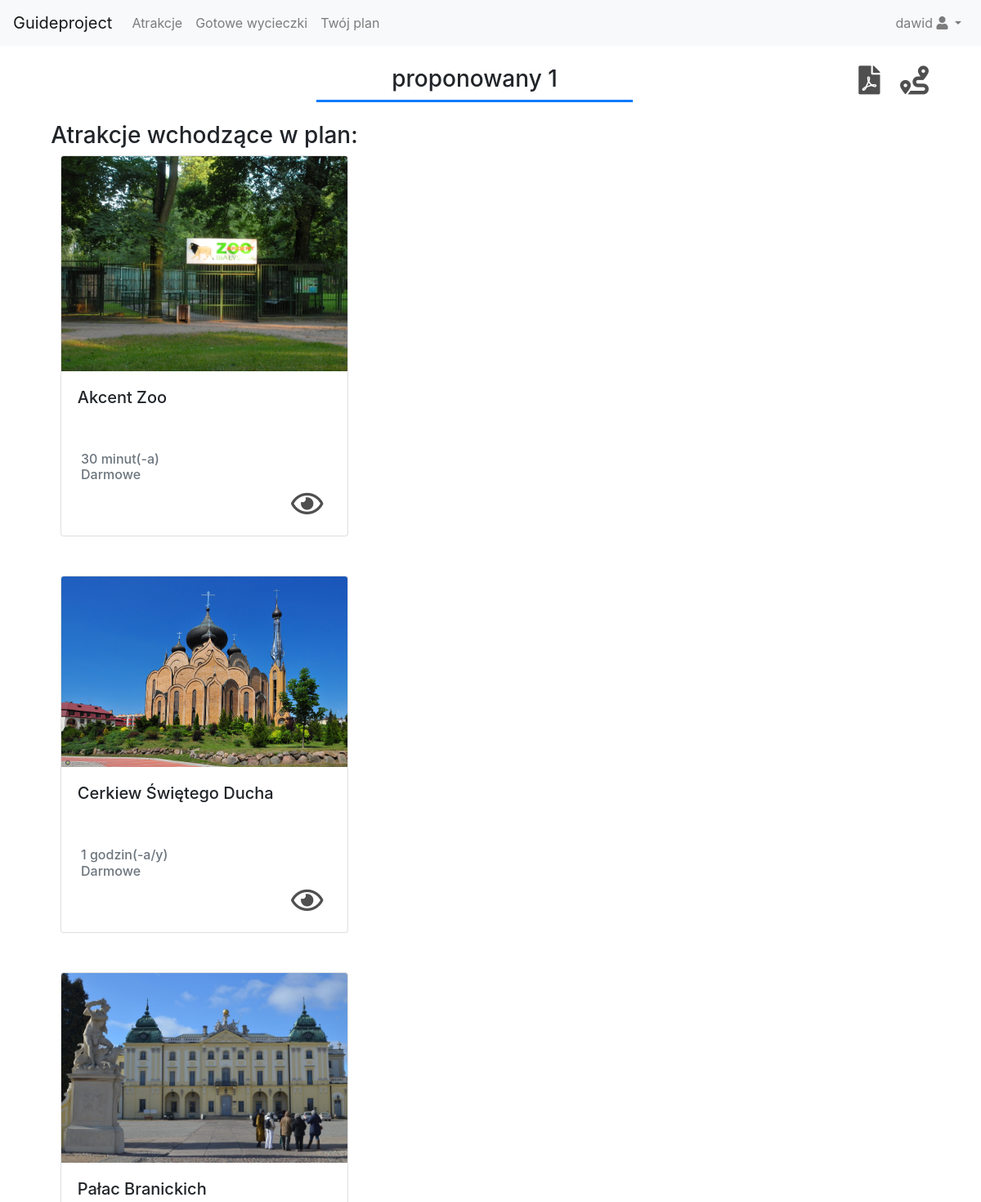
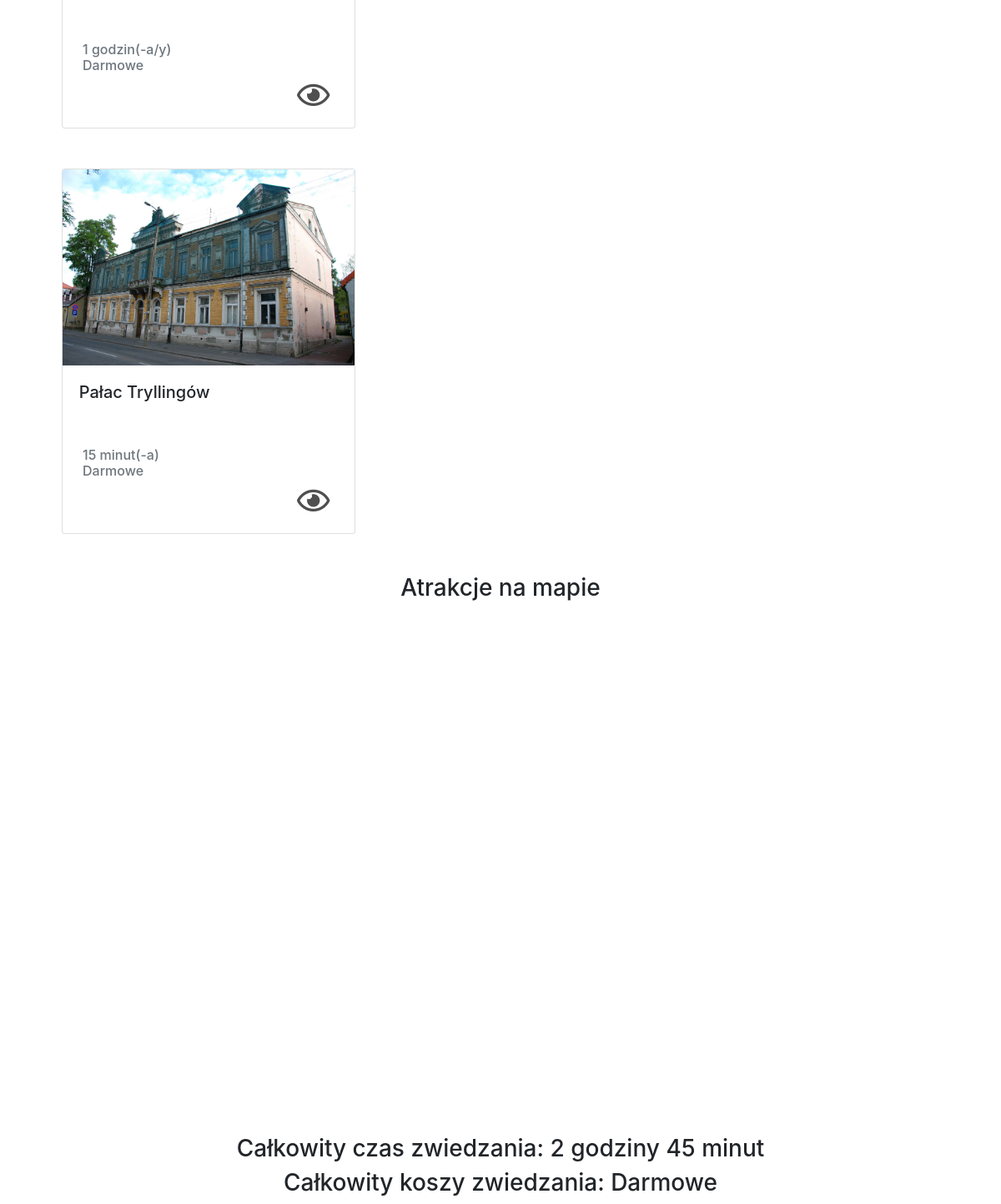
The app's page /guide/tripplan/6 (signed in) with its own data (2 pictures, top to bottom).
### guide/models.py (models this page shows, shortened)
class TripPlan(models.Model):
    name = models.CharField(_("Name"), max_length=150)
    creator = models.ForeignKey("Client", verbose_name=_(
        "Creator"), on_delete=models.CASCADE, null=True, blank=True)
    attractions = models.ManyToManyField(
        "Attraction", verbose_name=_("Attraction list"))
    def getNumberOfAttractions(self):
        return len(self.attractions.all())
    def getTotalTime(self):
        totalTime = 0
        for attraction in self.attractions.all():
            totalTime += attraction.timeNeededToSightsee
        return totalTime
    def getTotalTimeSplit(self):
        totalTime = self.getTotalTime()
        return math.floor(totalTime), round((totalTime-math.floor(totalTime))*60)
    def getTotalCost(self):
        totalPrice = 0
        for attraction in self.attractions.all():
            totalPrice += attraction.ticketCost
        return totalPrice
    def getFormattedCost(self):
        totalTime = self.getTotalCost()
        if totalTime == 0:
            return 'Darmowe'
        else:
            return f'{totalTime} zł'
    class Meta:
        ordering = ['name']

class Attraction(models.Model):
    name = models.CharField(_("Name"),
                            max_length=200, help_text="Enter attraction's name.")
    description = models.TextField(max_length=500)
    categories = models.ManyToManyField(
        "Category")
    localization = models.ForeignKey(
        "Localization", verbose_name=_("Address"), on_delete=models.CASCADE, null=True, blank=True)
    timeNeededToSightsee = models.FloatField(
        _("Time neede to sightsee (in hours)"))
    ticketCost = models.FloatField(
        _("Ticket's cost"), default=0)
    def display_category(self):
        """Create a string for the Category. This is required to display category in Admin."""
        return ', '.join(category.name for category in self.categories.all())
    def getTimeAsFormattedString(self):
        hours = int(self.timeNeededToSightsee)
        minutes = int((self.timeNeededToSightsee % 1)*60)
        result = ''
        if hours:
            result += str(hours) + ' godzin(-a/y) '
        if minutes:
            result += str(minutes) + ' minut(-a)'
        return result
    def getFormattedCost(self):
        if self.ticketCost == 0:
            return 'Darmowe'
        else:
            return f'{str(self.ticketCost)} zł'
    display_category.short_description = 'Category'
    class Meta:
        ordering = ['name']

### guide/views.py (the view)
# urls.py: path('tripplan/<int:pk>', views.TripPlanDetailView.as_view(),
class TripPlanDetailView(DetailView):
    model = TripPlan
    def get_context_data(self, **kwargs):
        context = super().get_context_data(**kwargs)
        attractionLocalizations = extractInfo(self.object.attractions.all())
        context["attractionLocalizations"] = attractionLocalizations
        hours, minutes = self.object.getTotalTimeSplit()
        context['hours'] = hours
        context['minutes'] = minutes
        context['form'] = SignUpForm
        if self.request.user.is_authenticated and self.object.creator:
            if self.object.creator.pk == self.request.user.pk:
                availableAttractions = Attraction.objects.exclude(
                    pk__in=self.object.attractions.values_list('pk'))
                context['availableAttractions'] = availableAttractions
                context['changeNameForm'] = ChangeTripPlanNameForm
        return context

### guide/views.py (called while the page is built, shortened)
def extractInfo(attractionList):
    formattedInfo = []
    try:
        for attraction in attractionList:
            formattedInfo.append({'name': attraction.name,
                                  'lat-lng': {'lat': attraction.localization.lattitude, 'lng': attraction.localization.longitude}})
        return formattedInfo
    except:
        pass

### guide/templates/guide/tripplan_detail.html (shortened to what this page needs)
{% extends "base.html" %}
{% block content %}
{% load static %}
<div class="container-fluid">
    <div class="row mt-4 mr-4">
        <div class="col-4 text-right">
        </div>
        <div class="col-4 text-center border-bottom border-primary border-3">
        <h3>{{tripplan.name}}</h3>
        </div>
        <div class="col-4 text-right">
            <a class="icon-wrapper" href="{% url 'pdf' tripplan.pk %}"><i class="fas fa-file-pdf"></i></a>
            {% if tripplan.getNumberOfAttractions > 1 %}
                 <a href="#" class="icon-wrapper" data-toggle="modal" data-target="#route">
                 <i class="fas fa-route route"></i>
                 </a>
                 {% endif %}
        </div>
    </div>
    <div class="row mt-4">
        <div class="col-5 text-center">
            <h3>Atrakcje wchodzące w plan:</h3>
                <div class="listing-block ">
                    {% for attraction in tripplan.attractions.all %}
                        <div class="card w-75 text-left mb-5 mx-auto">
                            <img class="card-img-top" src="{% static "images/" %}{{attraction.name}}.jpeg" alt="{{attraction.name}}">
                                <div class="card-body">
                                    <h5 class="card-title pb-5">{{attraction.name}}</h5>
                                    <h6 class="card-subtitle mb-2 text-muted">
                                         {{attraction.getTimeAsFormattedString}}<br>
                                         {{attraction.getFormattedCost}}
                                    </h6>
                                        <p class="card-text text-right">
                                            <a class="icon-wrapper" href="{% url 'attraction-detail' attraction.pk %}">
                                                <i class="far fa-eye"></i>
                                            </a>
                                        </p>
                                </div>
                        </div>
                    {% endfor %}
                </div>
      </div>
      <div class="col text-center">
            <h3 id="mapTitle">Atrakcje na mapie</h3>
            <div id="map"></div>
            <h3>Całkowity czas zwiedzania: <span id="totalTime_hours">{{hours}}</span> godziny
            <span id="totalTime_minutes">{{minutes}}</span> minut</h3>
        <h3>Całkowity koszy zwiedzania: {{tripplan.getFormattedCost}}<h3>
      </div>
      </div>
         </div>
{% endblock content %}

### templates/base.html (shortened to what this page needs)
<!DOCTYPE html PUBLIC "-//W3C//DTD XHTML 1.0 Transitional//EN"
 "http://www.w3.org/TR/xhtml1/DTD/xhtml1-transitional.dtd">
<html xmlns="http://www.w3.org/1999/xhtml" xml:lang="en" lang="en">
<head>
    {% load static %}
    <link rel="stylesheet" href="https://stackpath.bootstrapcdn.com/bootstrap/4.3.1/css/bootstrap.min.css">
    <link rel="stylesheet" href="https://cdnjs.cloudflare.com/ajax/libs/font-awesome/5.8.2/css/all.min.css">
</head>
<body>
<div class="banner" >
    <nav class="navbar navbar-expand-lg navbar-light bg-light">
        <a class="navbar-brand" href="{% url 'home' %}">Guideproject</a>
        <div class="collapse navbar-collapse" id="navbarNav" >
            <ul class="navbar-nav mr-auto">
                <li class="nav-item">
                    {% block attractions_link %}
                        <a class="nav-link" href="{% url 'attractions' %}">Atrakcje</a>
                    {% endblock attractions_link %}
                </li>
                <li class="nav-item">
                    {% block tripplans_link %}
                        <a class="nav-link" href="{% url 'trip-plans' %}">Gotowe wycieczki</a>
                    {% endblock tripplans_link %}
                </li>
                {% if user.is_authenticated %}
                    <li class="nav-item">
                        {% block shoppingcart_link %}
                            <a class="nav-link" href="{% url 'shopping-cart' %}">Twój plan</a>
                        {% endblock shoppingcart_link %}
                    </li>
                {% endif %}
            </ul>
            {% if user.is_authenticated %}
                <ul class="navbar-nav">
                    <li class="nav-item dropdown">
                        <a class="nav-link dropdown-toggle" data-toggle="dropdown" href="#" role="button" aria-haspopup="true" aria-expanded="false">{{user.username}} <i class="fas fa-user"></i>
                        </a>
                    </li>
                </ul>
            {% endif %}
        </div>
    </nav>
</div>
    {% block content %}
    {% endblock content%}
</body>
</html>

### templates/base.html (style rules this page uses)
.icon-wrapper { color:#4F4F4F; padding:10px; }
.icon-wrapper i { font-size: 35px; }

### guide/templates/guide/tripplan_detail.html (style rules this page uses)
#map { height:600px; width:800px; margin: 0 auto 30px auto; }
.border-3 { border-width:3px !important; }

### records on screen
TripPlan: name "proponowany 1", getFormattedCost "Darmowe"
Attraction: name (picture), name "Akcent Zoo", getTimeAsFormattedString "30 minut(-a)", getFormattedCost "Darmowe"
Attraction: name (picture), name "Cerkiew Świętego Ducha", getTimeAsFormattedString "1 godzin(-a/y)", getFormattedCost "Darmowe"
Attraction: name (picture), name "Pałac Branickich", getTimeAsFormattedString "1 godzin(-a/y)", getFormattedCost "Darmowe"
Attraction: name (picture), name "Pałac Tryllingów", getTimeAsFormattedString "15 minut(-a)", getFormattedCost "Darmowe"

### other values on screen
{{ user.username }} "dawid"
{{ hours }} "2"
{{ minutes }} "45"
